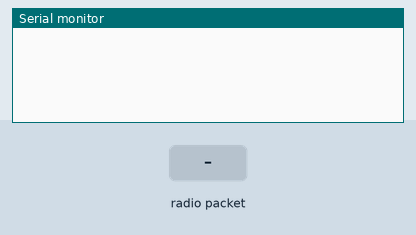
Recording of a sketch running on a simulated ESP32. On the bench: the last lines printed to the serial monitor. Inputs (shaded band) come from the test bench.

Above: at 1.2 s.
1.3 s: radio packet "1" arrives
At 2.1 s:
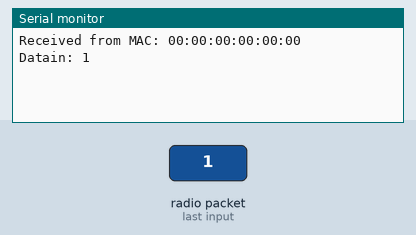
2.8 s: radio packet "0" arrives
At 3.2 s:
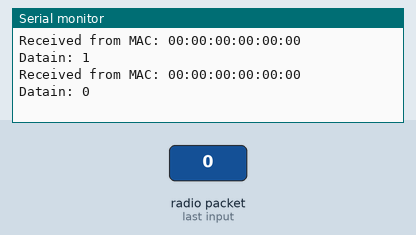
4.3 s: radio packet "2" arrives
At 5.5 s:
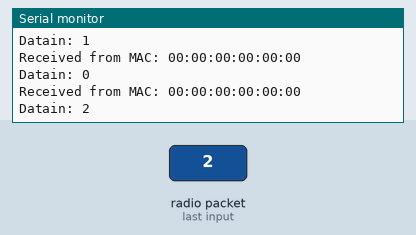

Measured:
- after the input at 1.3 s, the serial monitor: prints a new line after 0.05 s (image 1)
- after the input at 2.8 s, the serial monitor: prints a new line after 0.05 s (image 2)
- after the input at 4.3 s, the serial monitor: prints a new line after 0.05 s (image 3)

The sketch:

Esp_receiver.ino
```cpp
#include <esp_now.h>
#include <WiFi.h>

void onReceiveData(const uint8_t *mac, const uint8_t *Indata, int len) {

  Serial.print("Received from MAC: ");

  for (int i = 0; i < 6; i++) {

    Serial.printf("%02X", mac[i]);
    if (i < 5)Serial.print(":");
  }

  Serial.println();
  String dataIn;
  for (int i = 0; i < len; i++) {
    dataIn += (char)Indata[i];
  }
  Serial.print("Datain: ");
  Serial.println(dataIn);

}

void setup() {
  Serial.begin(115200);

  WiFi.mode(WIFI_STA);

  if (esp_now_init() != ESP_OK) {
    Serial.println("Error initializing ESP-NOW");
    return;
  }

  esp_now_register_recv_cb(onReceiveData);
}

void loop() {}
```
